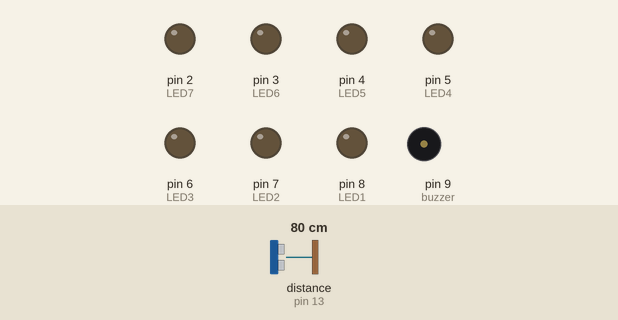
A sketch run on a simulated Arduino Uno, built with avr-gcc and run on an emulated ATmega328P. On the bench: output pins drawn as LEDs (lit = HIGH), buzzer (waves = sounding). Wiring (inferred from the names in the program): ultrasonic range finder: trigger pin 12; echo pin 13. Inputs (shaded band) come from the test bench; at power-on: distance to the obstacle (sensor on pin 13) 80 cm. The echo pulse lasts 58.3 µs per cm; pins used as bus, display or sensor lines are not drawn; what the sketch prints to the serial monitor is not drawn.

Above: at 1.2 s.
1.3 s: distance to the obstacle (sensor on pin 13) set to 2 cm
At 2.3 s:
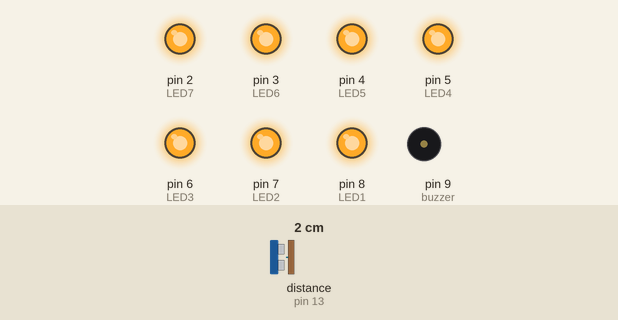
2.8 s: distance to the obstacle (sensor on pin 13) set to 9 cm
At 3.5 s:
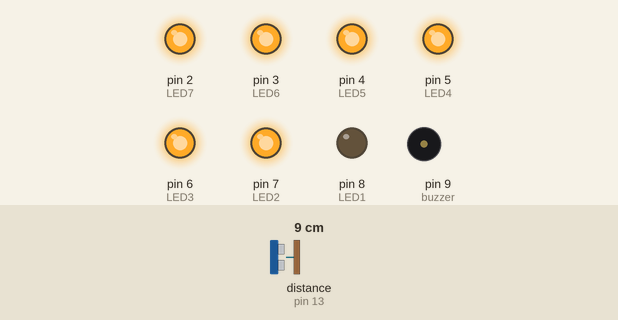
4.3 s: distance to the obstacle (sensor on pin 13) set to 13 cm
At 5.3 s:
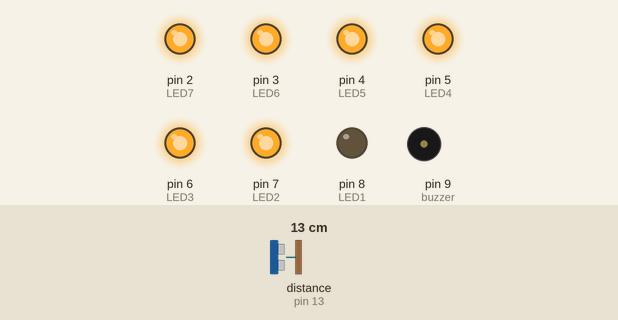
5.8 s: distance to the obstacle (sensor on pin 13) set to 17 cm
At 7.0 s:
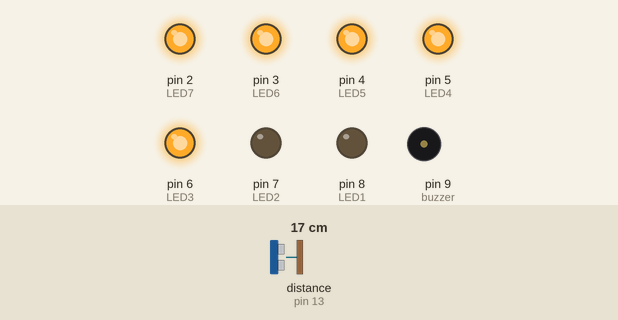
7.3 s: distance to the obstacle (sensor on pin 13) set to 20 cm
At 7.9 s:
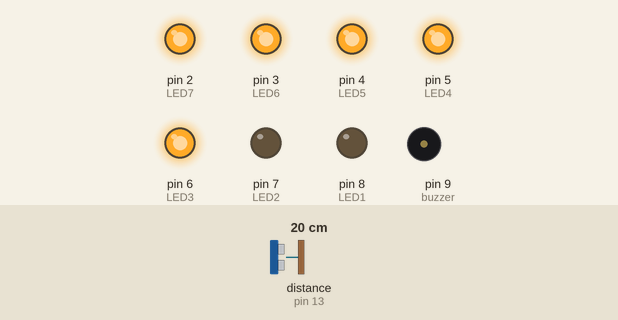
8.8 s: distance to the obstacle (sensor on pin 13) set to 24 cm
Timing chart, 0 to 9.5 s (numbered marks = the images above; inputs shaded):
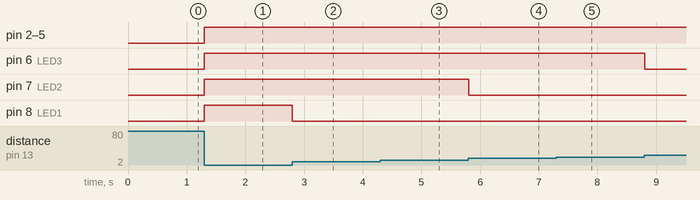

Measured:
- the behaviour switches between 15 and 16 cm on distance to the obstacle (sensor on pin 13) (found by bisection; images 3 and 4)
- after the input at 1.3 s, pin 2 (LED7), pin 3 (LED6), pin 4 (LED5), pin 5 (LED4), pin 6 (LED3), pin 7 (LED2), pin 8 (LED1): LOW → HIGH at once
- after the input at 2.8 s, pin 8 (LED1): HIGH → LOW at once; tone on pin 9 (buzzer): stays silent (without the input it goes to 400 Hz after 1.5 s)
- after the input at 4.3 s, tone on pin 9 (buzzer): stays silent (without the input it goes to 400 Hz after 0.94 s)
- after the input at 5.8 s, pin 7 (LED2): HIGH → LOW at once; tone on pin 9 (buzzer): stays silent (without the input it goes to 400 Hz after 1.2 s)
- after the input at 7.3 s, tone on pin 9 (buzzer): stays silent (without the input it goes to 400 Hz after 1.2 s)

The sketch:

rta832_final.ino
```cpp
const int trig = 12;
const int echo = 13;
const int LED1 = 8;
const int LED2 = 7;
const int LED3 = 6;
const int LED4 = 5;
const int LED5 = 4;
const int LED6 = 3;
const int LED7 = 2;
int buzzer =9;
int duration = 0;
int distance = 0;
void setup()
{
  pinMode(trig , OUTPUT);
  pinMode(echo , INPUT);
  pinMode(buzzer, OUTPUT);

  pinMode(LED1 , OUTPUT);
  pinMode(LED2 , OUTPUT);
  pinMode(LED3 , OUTPUT);
  pinMode(LED4 , OUTPUT);
  pinMode(LED5 , OUTPUT);
  pinMode(LED6 , OUTPUT);
  pinMode(LED7 , OUTPUT);

  Serial.begin(9600);
}
void loop()
{
  digitalWrite(trig , HIGH);
  delayMicroseconds(1000);
  digitalWrite(trig , LOW);

  duration = pulseIn(echo , HIGH);
  distance = (duration/2) / 29.1 ;
  Serial.println(distance);

  if ( distance <= 7 )
  {
    digitalWrite(LED1, HIGH);
  tone(buzzer, 400);
  }
  else
  {
    digitalWrite(LED1, LOW);
  noTone(buzzer);
  }
  if ( distance <= 14 )
  {
    digitalWrite(LED2, HIGH);
  tone(buzzer, 400);
  }
  else
  {
    digitalWrite(LED2, LOW);
  noTone(buzzer);
  }
  if ( distance <= 21 )
  {
    digitalWrite(LED3, HIGH);
  tone(buzzer, 400);
  }
  else
  {
    digitalWrite(LED3, LOW);
  noTone(buzzer);
  }
  if ( distance <= 28 )
  {
    digitalWrite(LED4, HIGH);
  tone(buzzer, 400);
  }
  else
  {
    digitalWrite(LED4, LOW);
  noTone(buzzer);
  }
  if ( distance <= 35 )
  {
    digitalWrite(LED5, HIGH);
  tone(buzzer, 400);
  noTone(buzzer);
  }
  else
  {
    digitalWrite(LED5, LOW);
  }
  if ( distance <= 42 )
  {
    digitalWrite(LED6, HIGH);
  tone(buzzer, 400);
  }
  else
  {
    digitalWrite(LED6, LOW);
  noTone(buzzer);
  }
if ( distance <= 49 )
{
    digitalWrite(LED7, HIGH);
        tone(buzzer, 400);
}
else
{
    digitalWrite(LED7,LOW);
     noTone(buzzer);
}
}
```
